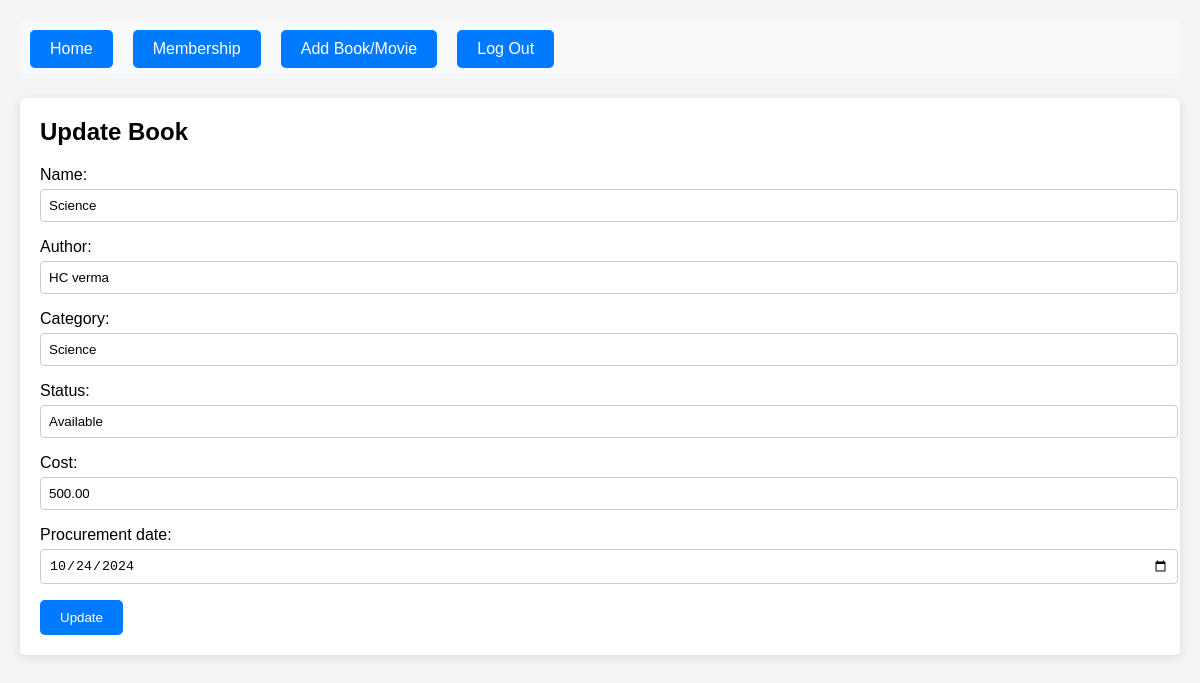
/update_book/1001/, run on an earlier commit of the app's database.
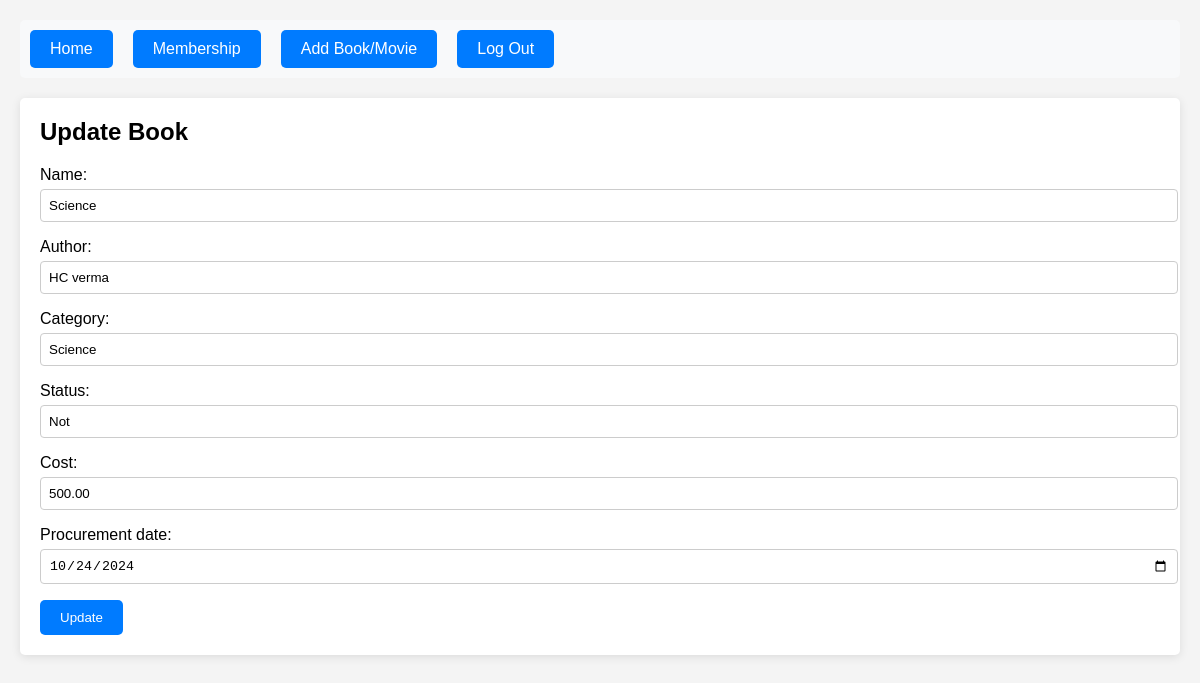
And on a later commit of the database.
### LearningManagementSystem/models.py (models this page shows, shortened)
class Book(models.Model):
    BookID = models.PositiveIntegerField(primary_key=True)  # Use PositiveIntegerField for custom ID
    name = models.CharField(max_length=255)
    author = models.CharField(max_length=255)
    category = models.CharField(max_length=100)
    status = models.CharField(max_length=50)
    cost = models.DecimalField(max_digits=10, decimal_places=2)
    procurement_date = models.DateField()

### LearningManagementSystem/views.py (the view)
# urls.py: path('update_book/<int:book_id>/', update_book, name='update_book'),
def update_book(request, book_id):
    book = get_object_or_404(Book, BookID=book_id)  # Use BookID here
    form = BookForm(request.POST or None, instance=book)
    if form.is_valid():
        form.save()
        return redirect('admin_home')  # Redirect to the list page after update
    return render(request, 'update_book.html', {'form': form})

### LearningManagementSystem/forms.py
class BookForm(forms.ModelForm):
    class Meta:
        model = Book
        fields = ['name', 'author', 'category', 'status', 'cost', 'procurement_date']
        exclude = ['BookID']
        widgets = {
            'procurement_date': forms.DateInput(attrs={'type': 'date'}),
        }

### LearningManagementSystem/templates/update_book.html (shortened to what this page needs)
<!DOCTYPE html>
<html lang="en">
<head>
</head>
<body>
    <nav>
        <ul>
            <li><a class="button" href="{% url 'admin_home' %}">Home</a></li>
            <li><a class="button" href="{% url 'add_membership' %}">Membership</a></li>
            <li><a class="button" href="{% url 'add_book' %}">Add Book/Movie</a></li>
            <li><a class="button" href="{% url 'logout' %}">Log Out</a></li>
        </ul>
    </nav>
    <div class="form-section">
        <h2>Update Book</h2>
        <form method="POST">
            {{ form.as_p }}
            <button type="submit" class="button">Update</button>
        </form>
    </div>
</body>
</html>

What changed in the data, as far as the page shows it:
changed Book "Science": status "Available" → "Not"
